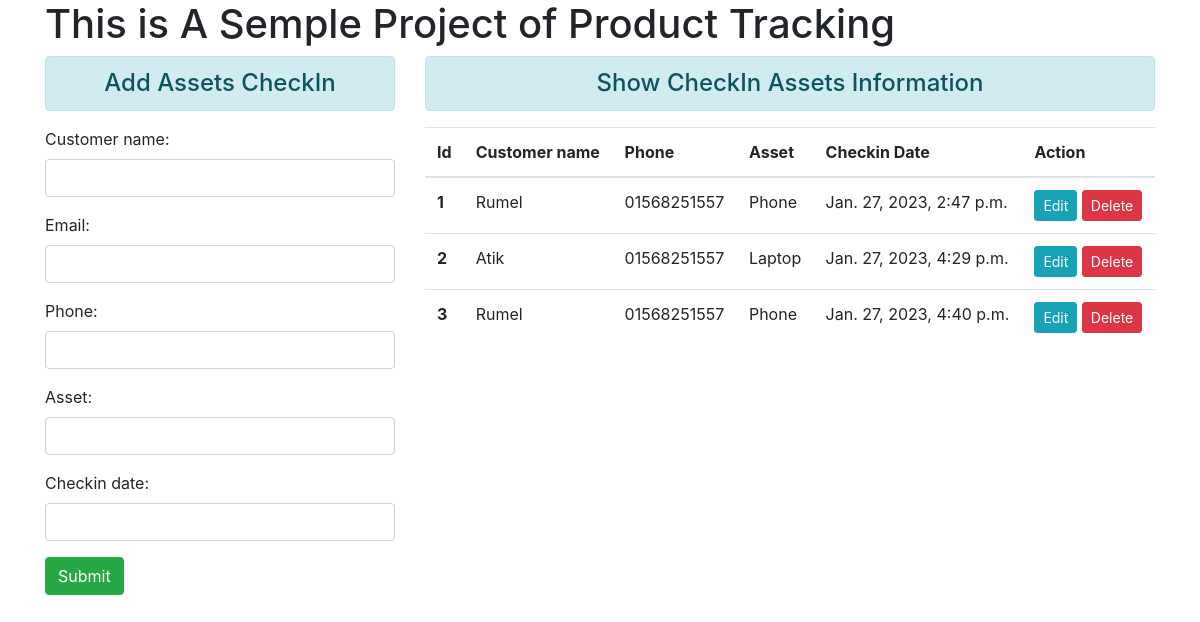
Page /checkin/ on the committed database.
### myapp/models.py (models this page shows, shortened)
class CheckIn(models.Model):
    customer_name = models.CharField(max_length=100)
    email = models.EmailField()
    phone = models.CharField(max_length=20)
    ASSETS_CHOICES = (
        ('Phone', 'Phones'),
        ('Tablet', 'Tablets'),
        ('Laptop', 'Laptops'),
    )
    asset = models.CharField(max_length=10, choices=ASSETS_CHOICES)
    checkin_date = models.DateTimeField()

### myapp/views.py (the view, shortened to what this page needs)
# urls.py: path('checkin/', views.CheckInAddView.as_view(), name='checkin'),
class CheckInAddView(TemplateView):
    template_name = 'myapp/checkin.html'
    def get_context_data(self, *args, **kwargs):
        context = super().get_context_data(**kwargs)
        fm = ProductCheckInForm()
        cmr = CheckIn.objects.all()
        context = {'cmr':cmr, 'form':fm}
        return context

### myapp/forms.py
class ProductCheckInForm(forms.ModelForm):
    class Meta:
        model = CheckIn
        fields = ['id', 'customer_name', 'email', 'phone', 'asset', 'checkin_date']
        widgets = {
            'customer_name': forms.TextInput(attrs={'class':'form-control'}),
            'email': forms.TextInput(attrs={'class':'form-control'}),
            'phone': forms.TextInput(attrs={'class':'form-control'}),
            'asset': forms.TextInput(attrs={'class':'form-control'}),
            'checkin_date': forms.TextInput(attrs={'class':'form-control'}),
        }

### myapp/templates/myapp/checkin.html (shortened to what this page needs)
{% extends 'myapp/base.html' %}
{% block content %}
<div class="row">
    <div class="col-sm-4">
        <h4 class="text-center alert alert-info">Add Assets CheckIn</h4>
        <form action="" method="POST">
        {{ form.as_p }}
        <input type="submit" class="btn btn-success" value="Submit"></br></br>
        </form>
    </div>
<div class="col-sm-8">
    <h4 class="text-center alert alert-info">Show CheckIn Assets Information</h4>
    {% if cmr %}
    <table class="table table-hover">
        <thead>
          <tr>
            <th scope="col">Id</th>
            <th scope="col">Customer name</th>
            <th scope="col">Phone</th>
            <th scope="col">Asset</th>
            <th scope="col">Checkin Date</th>
            <th scope="col">Action</th>
          </tr>
        </thead>
        <tbody>
        {% for c in cmr %}
          <tr>
            <th scope="row">{{ c.id }}</th>
            <td>{{ c.customer_name }}</td>
            <td>{{ c.phone }}</td>
            <td>{{ c.asset }}</td>
            <td>{{ c.checkin_date }}</td>
            <td>
              <a href="{% url 'customer-update' c.id %}" class="btn btn-info btn-sm">Edit</a>
                <form action="{% url 'data-delete' c.id %}" method="post" class="d-inline">
                    <input type="submit" class="btn btn-danger btn-sm" value="Delete">
                </form>
            </td>
          </tr>
        {% endfor %}
        </tbody>
      </table>
    {% else %}
    <h4 class="text-center alert alert-warning">No Records</h4>
    {% endif %}
</div>
{% endblock content %}

### rows in the picture
CheckIn: id "1", customer_name "Rumel", phone "01568251557", asset "Phone", checkin_date "Jan. 27, 2023, 2:47 p.m."
CheckIn: id "2", customer_name "Atik", phone "01568251557", asset "Laptop", checkin_date "Jan. 27, 2023, 4:29 p.m."
CheckIn: id "3", customer_name "Rumel", phone "01568251557", asset "Phone", checkin_date "Jan. 27, 2023, 4:40 p.m."
